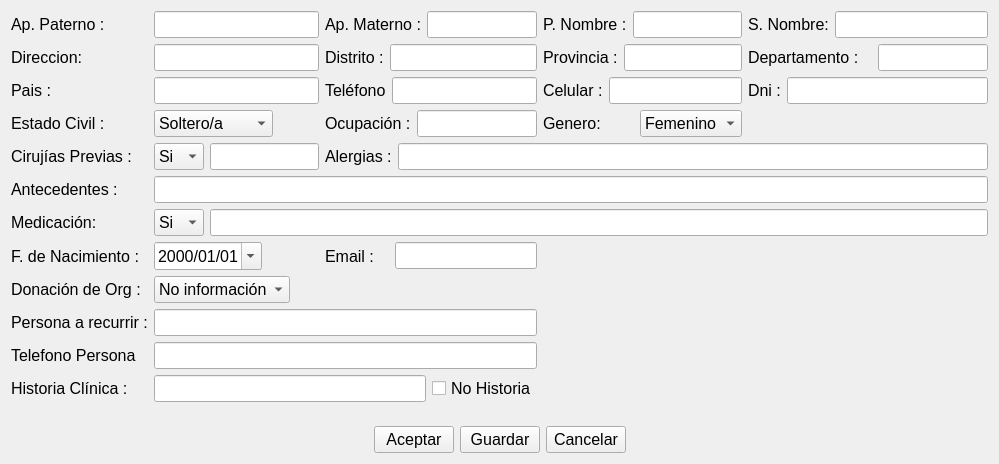
<?xml version="1.0" encoding="UTF-8"?>
<ui version="4.0">
 <class>newPaciente_paciente_ui</class>
 <widget class="QWidget" name="newPaciente_paciente_ui">
  <property name="geometry">
   <rect>
    <x>0</x>
    <y>0</y>
    <width>999</width>
    <height>464</height>
   </rect>
  </property>
  <property name="windowTitle">
   <string>Paciente</string>
  </property>
  <property name="windowIcon">
   <iconset resource="rc.qrc">
    <normaloff>:/new/Add-Male-User.png</normaloff>:/new/Add-Male-User.png</iconset>
  </property>
  <layout class="QGridLayout" name="gridLayout_2">
   <item row="0" column="0">
    <layout class="QGridLayout" name="gridLayout">
     <item row="0" column="0">
      <widget class="QLabel" name="label_2">
       <property name="sizePolicy">
        <sizepolicy hsizetype="Fixed" vsizetype="Preferred">
         <horstretch>0</horstretch>
         <verstretch>0</verstretch>
        </sizepolicy>
       </property>
       <property name="font">
        <font>
         <pointsize>12</pointsize>
        </font>
       </property>
       <property name="text">
        <string>Ap. Paterno :</string>
       </property>
      </widget>
     </item>
     <item row="0" column="1">
      <widget class="QLineEdit" name="lineEdit_FatherName">
       <property name="sizePolicy">
        <sizepolicy hsizetype="Expanding" vsizetype="Fixed">
         <horstretch>0</horstretch>
         <verstretch>0</verstretch>
        </sizepolicy>
       </property>
       <property name="font">
        <font>
         <pointsize>12</pointsize>
        </font>
       </property>
      </widget>
     </item>
     <item row="0" column="2">
      <layout class="QHBoxLayout" name="horizontalLayout_5">
       <item>
        <widget class="QLabel" name="label_3">
         <property name="sizePolicy">
          <sizepolicy hsizetype="Fixed" vsizetype="Preferred">
           <horstretch>0</horstretch>
           <verstretch>0</verstretch>
          </sizepolicy>
         </property>
         <property name="font">
          <font>
           <pointsize>12</pointsize>
          </font>
         </property>
         <property name="text">
          <string>Ap. Materno :</string>
         </property>
        </widget>
       </item>
       <item>
        <widget class="QLineEdit" name="lineEdit_MotherName">
         <property name="sizePolicy">
          <sizepolicy hsizetype="Expanding" vsizetype="Fixed">
           <horstretch>0</horstretch>
           <verstretch>0</verstretch>
          </sizepolicy>
         </property>
         <property name="font">
          <font>
           <pointsize>12</pointsize>
          </font>
         </property>
        </widget>
       </item>
      </layout>
     </item>
     <item row="0" column="3">
      <layout class="QHBoxLayout" name="horizontalLayout_6">
       <item>
        <widget class="QLabel" name="label_5">
         <property name="font">
          <font>
           <pointsize>12</pointsize>
          </font>
         </property>
         <property name="text">
          <string>P. Nombre :</string>
         </property>
        </widget>
       </item>
       <item>
        <widget class="QLineEdit" name="lineEdit_FirstName">
         <property name="sizePolicy">
          <sizepolicy hsizetype="Expanding" vsizetype="Fixed">
           <horstretch>0</horstretch>
           <verstretch>0</verstretch>
          </sizepolicy>
         </property>
         <property name="font">
          <font>
           <pointsize>12</pointsize>
          </font>
         </property>
        </widget>
       </item>
      </layout>
     </item>
     <item row="0" column="4">
      <layout class="QHBoxLayout" name="horizontalLayout_7">
       <item>
        <widget class="QLabel" name="label_6">
         <property name="font">
          <font>
           <pointsize>12</pointsize>
          </font>
         </property>
         <property name="text">
          <string>S. Nombre:</string>
         </property>
        </widget>
       </item>
       <item>
        <widget class="QLineEdit" name="lineEdit_SecondName">
         <property name="sizePolicy">
          <sizepolicy hsizetype="Expanding" vsizetype="Fixed">
           <horstretch>0</horstretch>
           <verstretch>0</verstretch>
          </sizepolicy>
         </property>
         <property name="font">
          <font>
           <pointsize>12</pointsize>
          </font>
         </property>
        </widget>
       </item>
      </layout>
     </item>
     <item row="1" column="0">
      <widget class="QLabel" name="label_24">
       <property name="font">
        <font>
         <pointsize>12</pointsize>
        </font>
       </property>
       <property name="text">
        <string>Direccion:</string>
       </property>
      </widget>
     </item>
     <item row="1" column="1">
      <widget class="QLineEdit" name="lineEdit_Lugar">
       <property name="font">
        <font>
         <pointsize>12</pointsize>
        </font>
       </property>
      </widget>
     </item>
     <item row="1" column="2">
      <layout class="QHBoxLayout" name="horizontalLayout_8">
       <item>
        <widget class="QLabel" name="label_25">
         <property name="font">
          <font>
           <pointsize>12</pointsize>
          </font>
         </property>
         <property name="text">
          <string>Distrito :</string>
         </property>
        </widget>
       </item>
       <item>
        <widget class="QLineEdit" name="lineEdit_Distrito">
         <property name="sizePolicy">
          <sizepolicy hsizetype="Expanding" vsizetype="Fixed">
           <horstretch>0</horstretch>
           <verstretch>0</verstretch>
          </sizepolicy>
         </property>
         <property name="font">
          <font>
           <pointsize>12</pointsize>
          </font>
         </property>
        </widget>
       </item>
      </layout>
     </item>
     <item row="1" column="3">
      <layout class="QHBoxLayout" name="horizontalLayout_10">
       <item>
        <widget class="QLabel" name="label_9">
         <property name="font">
          <font>
           <pointsize>12</pointsize>
          </font>
         </property>
         <property name="text">
          <string>Provincia :</string>
         </property>
        </widget>
       </item>
       <item>
        <widget class="QLineEdit" name="lineEdit_Provincia">
         <property name="sizePolicy">
          <sizepolicy hsizetype="Expanding" vsizetype="Fixed">
           <horstretch>0</horstretch>
           <verstretch>0</verstretch>
          </sizepolicy>
         </property>
         <property name="font">
          <font>
           <pointsize>12</pointsize>
          </font>
         </property>
        </widget>
       </item>
      </layout>
     </item>
     <item row="1" column="4">
      <layout class="QHBoxLayout" name="horizontalLayout_11">
       <item>
        <widget class="QLabel" name="label_4">
         <property name="sizePolicy">
          <sizepolicy hsizetype="Fixed" vsizetype="Preferred">
           <horstretch>0</horstretch>
           <verstretch>0</verstretch>
          </sizepolicy>
         </property>
         <property name="font">
          <font>
           <pointsize>12</pointsize>
          </font>
         </property>
         <property name="text">
          <string>Departamento :   </string>
         </property>
        </widget>
       </item>
       <item>
        <widget class="QLineEdit" name="lineEdit_Departamento">
         <property name="sizePolicy">
          <sizepolicy hsizetype="Expanding" vsizetype="Fixed">
           <horstretch>0</horstretch>
           <verstretch>0</verstretch>
          </sizepolicy>
         </property>
         <property name="font">
          <font>
           <pointsize>12</pointsize>
          </font>
         </property>
        </widget>
       </item>
      </layout>
     </item>
     <item row="2" column="0">
      <widget class="QLabel" name="label">
       <property name="sizePolicy">
        <sizepolicy hsizetype="Fixed" vsizetype="Preferred">
         <horstretch>0</horstretch>
         <verstretch>0</verstretch>
        </sizepolicy>
       </property>
       <property name="font">
        <font>
         <pointsize>12</pointsize>
        </font>
       </property>
       <property name="text">
        <string>Pais :                    </string>
       </property>
      </widget>
     </item>
     <item row="2" column="1">
      <widget class="QLineEdit" name="lineEdit_Country">
       <property name="sizePolicy">
        <sizepolicy hsizetype="Expanding" vsizetype="Fixed">
         <horstretch>0</horstretch>
         <verstretch>0</verstretch>
        </sizepolicy>
       </property>
       <property name="font">
        <font>
         <pointsize>12</pointsize>
        </font>
       </property>
       <property name="text">
        <string/>
       </property>
      </widget>
     </item>
     <item row="2" column="2">
      <layout class="QHBoxLayout" name="horizontalLayout_9">
       <item>
        <widget class="QLabel" name="label_8">
         <property name="font">
          <font>
           <pointsize>12</pointsize>
          </font>
         </property>
         <property name="text">
          <string>Teléfono</string>
         </property>
        </widget>
       </item>
       <item>
        <widget class="QLineEdit" name="lineEdit_Telephone">
         <property name="sizePolicy">
          <sizepolicy hsizetype="Expanding" vsizetype="Fixed">
           <horstretch>0</horstretch>
           <verstretch>0</verstretch>
          </sizepolicy>
         </property>
         <property name="font">
          <font>
           <pointsize>12</pointsize>
          </font>
         </property>
        </widget>
       </item>
      </layout>
     </item>
     <item row="2" column="3">
      <layout class="QHBoxLayout" name="horizontalLayout_12">
       <item>
        <widget class="QLabel" name="label_15">
         <property name="font">
          <font>
           <pointsize>12</pointsize>
          </font>
         </property>
         <property name="text">
          <string>Celular :</string>
         </property>
        </widget>
       </item>
       <item>
        <widget class="QLineEdit" name="lineEdit_Cellphone">
         <property name="sizePolicy">
          <sizepolicy hsizetype="Expanding" vsizetype="Fixed">
           <horstretch>0</horstretch>
           <verstretch>0</verstretch>
          </sizepolicy>
         </property>
         <property name="font">
          <font>
           <pointsize>12</pointsize>
          </font>
         </property>
        </widget>
       </item>
      </layout>
     </item>
     <item row="2" column="4">
      <layout class="QHBoxLayout" name="horizontalLayout_13">
       <item>
        <widget class="QLabel" name="label_7">
         <property name="font">
          <font>
           <pointsize>12</pointsize>
          </font>
         </property>
         <property name="text">
          <string>Dni :</string>
         </property>
        </widget>
       </item>
       <item>
        <widget class="QLineEdit" name="lineEdit_Dni">
         <property name="sizePolicy">
          <sizepolicy hsizetype="Expanding" vsizetype="Fixed">
           <horstretch>0</horstretch>
           <verstretch>0</verstretch>
          </sizepolicy>
         </property>
         <property name="font">
          <font>
           <pointsize>12</pointsize>
          </font>
         </property>
        </widget>
       </item>
      </layout>
     </item>
     <item row="3" column="0">
      <widget class="QLabel" name="label_21">
       <property name="sizePolicy">
        <sizepolicy hsizetype="Fixed" vsizetype="Preferred">
         <horstretch>0</horstretch>
         <verstretch>0</verstretch>
        </sizepolicy>
       </property>
       <property name="font">
        <font>
         <pointsize>12</pointsize>
        </font>
       </property>
       <property name="text">
        <string>Estado Civil :</string>
       </property>
      </widget>
     </item>
     <item row="3" column="1">
      <widget class="QComboBox" name="comboBox_MaritalStatus">
       <property name="sizePolicy">
        <sizepolicy hsizetype="Fixed" vsizetype="Fixed">
         <horstretch>0</horstretch>
         <verstretch>0</verstretch>
        </sizepolicy>
       </property>
       <property name="font">
        <font>
         <pointsize>12</pointsize>
        </font>
       </property>
       <item>
        <property name="text">
         <string>Soltero/a</string>
        </property>
       </item>
       <item>
        <property name="text">
         <string>Casado/a</string>
        </property>
       </item>
       <item>
        <property name="text">
         <string>Divorciado/a</string>
        </property>
       </item>
       <item>
        <property name="text">
         <string>Viudo/a</string>
        </property>
       </item>
      </widget>
     </item>
     <item row="3" column="2">
      <layout class="QHBoxLayout" name="horizontalLayout_15">
       <item>
        <widget class="QLabel" name="label_10">
         <property name="font">
          <font>
           <pointsize>12</pointsize>
          </font>
         </property>
         <property name="text">
          <string>Ocupación :</string>
         </property>
        </widget>
       </item>
       <item>
        <widget class="QLineEdit" name="lineEdit_Ocupation">
         <property name="sizePolicy">
          <sizepolicy hsizetype="Expanding" vsizetype="Fixed">
           <horstretch>0</horstretch>
           <verstretch>0</verstretch>
          </sizepolicy>
         </property>
         <property name="font">
          <font>
           <pointsize>12</pointsize>
          </font>
         </property>
        </widget>
       </item>
      </layout>
     </item>
     <item row="3" column="3">
      <layout class="QHBoxLayout" name="horizontalLayout_14">
       <item>
        <widget class="QLabel" name="label_13">
         <property name="font">
          <font>
           <pointsize>12</pointsize>
          </font>
         </property>
         <property name="text">
          <string>Genero:</string>
         </property>
        </widget>
       </item>
       <item>
        <widget class="QComboBox" name="comboBox_Sex">
         <property name="sizePolicy">
          <sizepolicy hsizetype="Fixed" vsizetype="Fixed">
           <horstretch>0</horstretch>
           <verstretch>0</verstretch>
          </sizepolicy>
         </property>
         <property name="font">
          <font>
           <pointsize>12</pointsize>
          </font>
         </property>
         <item>
          <property name="text">
           <string>Femenino</string>
          </property>
         </item>
         <item>
          <property name="text">
           <string>Masculino</string>
          </property>
         </item>
        </widget>
       </item>
      </layout>
     </item>
     <item row="4" column="0">
      <widget class="QLabel" name="label_19">
       <property name="font">
        <font>
         <pointsize>12</pointsize>
        </font>
       </property>
       <property name="text">
        <string>Cirujías Previas :</string>
       </property>
      </widget>
     </item>
     <item row="4" column="1">
      <layout class="QHBoxLayout" name="horizontalLayout">
       <item>
        <widget class="QComboBox" name="comboBox_PrefSurgery">
         <property name="sizePolicy">
          <sizepolicy hsizetype="Fixed" vsizetype="Fixed">
           <horstretch>0</horstretch>
           <verstretch>0</verstretch>
          </sizepolicy>
         </property>
         <property name="font">
          <font>
           <pointsize>12</pointsize>
          </font>
         </property>
         <item>
          <property name="text">
           <string>Si</string>
          </property>
         </item>
         <item>
          <property name="text">
           <string>No</string>
          </property>
         </item>
        </widget>
       </item>
       <item>
        <widget class="QLineEdit" name="lineEdit_cirujias_previas">
         <property name="font">
          <font>
           <pointsize>12</pointsize>
          </font>
         </property>
        </widget>
       </item>
      </layout>
     </item>
     <item row="4" column="2" colspan="3">
      <layout class="QHBoxLayout" name="horizontalLayout_16">
       <item>
        <widget class="QLabel" name="label_23">
         <property name="font">
          <font>
           <pointsize>12</pointsize>
          </font>
         </property>
         <property name="text">
          <string>Alergias :</string>
         </property>
        </widget>
       </item>
       <item>
        <widget class="QLineEdit" name="lineEdit_alergias">
         <property name="font">
          <font>
           <pointsize>12</pointsize>
          </font>
         </property>
        </widget>
       </item>
      </layout>
     </item>
     <item row="5" column="0">
      <widget class="QLabel" name="label_14">
       <property name="font">
        <font>
         <pointsize>12</pointsize>
        </font>
       </property>
       <property name="text">
        <string>Antecedentes :</string>
       </property>
      </widget>
     </item>
     <item row="5" column="1" colspan="4">
      <widget class="QLineEdit" name="lineEdit_antecedentes">
       <property name="font">
        <font>
         <pointsize>12</pointsize>
        </font>
       </property>
      </widget>
     </item>
     <item row="6" column="0">
      <widget class="QLabel" name="label_17">
       <property name="font">
        <font>
         <pointsize>12</pointsize>
        </font>
       </property>
       <property name="text">
        <string>Medicación:</string>
       </property>
      </widget>
     </item>
     <item row="6" column="1" colspan="4">
      <layout class="QHBoxLayout" name="horizontalLayout_2">
       <item>
        <widget class="QComboBox" name="comboBox_CurrentMedication">
         <property name="sizePolicy">
          <sizepolicy hsizetype="Fixed" vsizetype="Fixed">
           <horstretch>0</horstretch>
           <verstretch>0</verstretch>
          </sizepolicy>
         </property>
         <property name="font">
          <font>
           <pointsize>12</pointsize>
          </font>
         </property>
         <item>
          <property name="text">
           <string>Si</string>
          </property>
         </item>
         <item>
          <property name="text">
           <string>No</string>
          </property>
         </item>
        </widget>
       </item>
       <item>
        <widget class="QLineEdit" name="lineEdit_Medicacion_actual">
         <property name="font">
          <font>
           <pointsize>12</pointsize>
          </font>
         </property>
        </widget>
       </item>
      </layout>
     </item>
     <item row="7" column="0">
      <widget class="QLabel" name="label_20">
       <property name="sizePolicy">
        <sizepolicy hsizetype="Fixed" vsizetype="Preferred">
         <horstretch>0</horstretch>
         <verstretch>0</verstretch>
        </sizepolicy>
       </property>
       <property name="font">
        <font>
         <pointsize>12</pointsize>
        </font>
       </property>
       <property name="text">
        <string>F. de Nacimiento :</string>
       </property>
      </widget>
     </item>
     <item row="7" column="1">
      <widget class="QDateEdit" name="dateEdit_DateofBirth">
       <property name="sizePolicy">
        <sizepolicy hsizetype="Fixed" vsizetype="Fixed">
         <horstretch>0</horstretch>
         <verstretch>0</verstretch>
        </sizepolicy>
       </property>
       <property name="font">
        <font>
         <pointsize>12</pointsize>
        </font>
       </property>
       <property name="currentSection">
        <enum>QDateTimeEdit::YearSection</enum>
       </property>
       <property name="displayFormat">
        <string>yyyy/MM/dd</string>
       </property>
       <property name="calendarPopup">
        <bool>true</bool>
       </property>
      </widget>
     </item>
     <item row="8" column="0">
      <widget class="QLabel" name="label_11">
       <property name="font">
        <font>
         <pointsize>12</pointsize>
        </font>
       </property>
       <property name="text">
        <string>Donación de Org :</string>
       </property>
      </widget>
     </item>
     <item row="8" column="1">
      <widget class="QComboBox" name="comboBox_OrganDonor">
       <property name="sizePolicy">
        <sizepolicy hsizetype="Fixed" vsizetype="Fixed">
         <horstretch>0</horstretch>
         <verstretch>0</verstretch>
        </sizepolicy>
       </property>
       <property name="font">
        <font>
         <pointsize>12</pointsize>
        </font>
       </property>
       <item>
        <property name="text">
         <string>No información</string>
        </property>
       </item>
       <item>
        <property name="text">
         <string>Si</string>
        </property>
       </item>
       <item>
        <property name="text">
         <string>No</string>
        </property>
       </item>
      </widget>
     </item>
     <item row="9" column="0">
      <widget class="QLabel" name="label_18">
       <property name="sizePolicy">
        <sizepolicy hsizetype="Fixed" vsizetype="Preferred">
         <horstretch>0</horstretch>
         <verstretch>0</verstretch>
        </sizepolicy>
       </property>
       <property name="font">
        <font>
         <pointsize>12</pointsize>
        </font>
       </property>
       <property name="text">
        <string>Persona a recurrir :</string>
       </property>
      </widget>
     </item>
     <item row="9" column="1" colspan="2">
      <widget class="QLineEdit" name="lineEdit_TutorPerson">
       <property name="sizePolicy">
        <sizepolicy hsizetype="Expanding" vsizetype="Fixed">
         <horstretch>0</horstretch>
         <verstretch>0</verstretch>
        </sizepolicy>
       </property>
       <property name="font">
        <font>
         <pointsize>12</pointsize>
        </font>
       </property>
      </widget>
     </item>
     <item row="10" column="0">
      <widget class="QLabel" name="label_12">
       <property name="sizePolicy">
        <sizepolicy hsizetype="Fixed" vsizetype="Preferred">
         <horstretch>0</horstretch>
         <verstretch>0</verstretch>
        </sizepolicy>
       </property>
       <property name="font">
        <font>
         <pointsize>12</pointsize>
        </font>
       </property>
       <property name="text">
        <string>Telefono Persona</string>
       </property>
      </widget>
     </item>
     <item row="10" column="1" colspan="2">
      <widget class="QLineEdit" name="lineEdit_TelephoneTutorPerson">
       <property name="sizePolicy">
        <sizepolicy hsizetype="Expanding" vsizetype="Fixed">
         <horstretch>0</horstretch>
         <verstretch>0</verstretch>
        </sizepolicy>
       </property>
       <property name="font">
        <font>
         <pointsize>12</pointsize>
        </font>
       </property>
      </widget>
     </item>
     <item row="11" column="0">
      <widget class="QLabel" name="label_22">
       <property name="sizePolicy">
        <sizepolicy hsizetype="Fixed" vsizetype="Fixed">
         <horstretch>0</horstretch>
         <verstretch>0</verstretch>
        </sizepolicy>
       </property>
       <property name="font">
        <font>
         <pointsize>12</pointsize>
        </font>
       </property>
       <property name="text">
        <string>Historia Clínica :</string>
       </property>
      </widget>
     </item>
     <item row="11" column="1" colspan="2">
      <layout class="QHBoxLayout" name="horizontalLayout_3">
       <item>
        <widget class="QLineEdit" name="lineEdit_historiaClinica">
         <property name="enabled">
          <bool>true</bool>
         </property>
         <property name="sizePolicy">
          <sizepolicy hsizetype="Expanding" vsizetype="Fixed">
           <horstretch>0</horstretch>
           <verstretch>0</verstretch>
          </sizepolicy>
         </property>
         <property name="font">
          <font>
           <pointsize>12</pointsize>
          </font>
         </property>
        </widget>
       </item>
       <item>
        <widget class="QCheckBox" name="checkBox_Historia">
         <property name="font">
          <font>
           <pointsize>12</pointsize>
          </font>
         </property>
         <property name="text">
          <string>No Historia</string>
         </property>
        </widget>
       </item>
      </layout>
     </item>
     <item row="7" column="2">
      <layout class="QHBoxLayout" name="horizontalLayout_17">
       <item>
        <widget class="QLabel" name="label_16">
         <property name="font">
          <font>
           <pointsize>12</pointsize>
          </font>
         </property>
         <property name="text">
          <string>Email :</string>
         </property>
        </widget>
       </item>
       <item>
        <widget class="QLineEdit" name="lineEdit_Email">
         <property name="sizePolicy">
          <sizepolicy hsizetype="Preferred" vsizetype="Fixed">
           <horstretch>0</horstretch>
           <verstretch>0</verstretch>
          </sizepolicy>
         </property>
         <property name="font">
          <font>
           <pointsize>12</pointsize>
          </font>
         </property>
        </widget>
       </item>
      </layout>
     </item>
    </layout>
   </item>
   <item row="1" column="0">
    <spacer name="verticalSpacer">
     <property name="orientation">
      <enum>Qt::Vertical</enum>
     </property>
     <property name="sizeHint" stdset="0">
      <size>
       <width>20</width>
       <height>40</height>
      </size>
     </property>
    </spacer>
   </item>
   <item row="2" column="0">
    <layout class="QHBoxLayout" name="horizontalLayout_4">
     <item>
      <spacer name="horizontalSpacer_2">
       <property name="font">
        <font>
         <pointsize>12</pointsize>
        </font>
       </property>
       <property name="orientation">
        <enum>Qt::Horizontal</enum>
       </property>
       <property name="sizeHint" stdset="0">
        <size>
         <width>40</width>
         <height>20</height>
        </size>
       </property>
      </spacer>
     </item>
     <item>
      <widget class="QPushButton" name="pushButton_Acept">
       <property name="font">
        <font>
         <pointsize>12</pointsize>
        </font>
       </property>
       <property name="text">
        <string>Aceptar</string>
       </property>
      </widget>
     </item>
     <item>
      <widget class="QPushButton" name="pushButton_Save">
       <property name="font">
        <font>
         <pointsize>12</pointsize>
        </font>
       </property>
       <property name="text">
        <string>Guardar</string>
       </property>
      </widget>
     </item>
     <item>
      <widget class="QPushButton" name="pushButton_Cancel">
       <property name="font">
        <font>
         <pointsize>12</pointsize>
        </font>
       </property>
       <property name="text">
        <string>Cancelar</string>
       </property>
      </widget>
     </item>
     <item>
      <spacer name="horizontalSpacer_3">
       <property name="orientation">
        <enum>Qt::Horizontal</enum>
       </property>
       <property name="sizeHint" stdset="0">
        <size>
         <width>40</width>
         <height>20</height>
        </size>
       </property>
      </spacer>
     </item>
    </layout>
   </item>
  </layout>
 </widget>
 <tabstops>
  <tabstop>lineEdit_FatherName</tabstop>
  <tabstop>lineEdit_MotherName</tabstop>
  <tabstop>lineEdit_FirstName</tabstop>
  <tabstop>lineEdit_SecondName</tabstop>
  <tabstop>lineEdit_Lugar</tabstop>
  <tabstop>lineEdit_Distrito</tabstop>
  <tabstop>lineEdit_Provincia</tabstop>
  <tabstop>lineEdit_Departamento</tabstop>
  <tabstop>lineEdit_Country</tabstop>
  <tabstop>lineEdit_Telephone</tabstop>
  <tabstop>lineEdit_Cellphone</tabstop>
  <tabstop>lineEdit_Dni</tabstop>
  <tabstop>comboBox_MaritalStatus</tabstop>
  <tabstop>lineEdit_Ocupation</tabstop>
  <tabstop>comboBox_Sex</tabstop>
  <tabstop>comboBox_PrefSurgery</tabstop>
  <tabstop>lineEdit_cirujias_previas</tabstop>
  <tabstop>lineEdit_alergias</tabstop>
  <tabstop>lineEdit_antecedentes</tabstop>
  <tabstop>comboBox_CurrentMedication</tabstop>
  <tabstop>lineEdit_Medicacion_actual</tabstop>
  <tabstop>dateEdit_DateofBirth</tabstop>
  <tabstop>lineEdit_Email</tabstop>
  <tabstop>comboBox_OrganDonor</tabstop>
  <tabstop>lineEdit_TutorPerson</tabstop>
  <tabstop>lineEdit_TelephoneTutorPerson</tabstop>
  <tabstop>lineEdit_historiaClinica</tabstop>
  <tabstop>checkBox_Historia</tabstop>
  <tabstop>pushButton_Acept</tabstop>
  <tabstop>pushButton_Save</tabstop>
  <tabstop>pushButton_Cancel</tabstop>
 </tabstops>
 <resources>
  <include location="rc.qrc"/>
 </resources>
 <connections/>
</ui>
